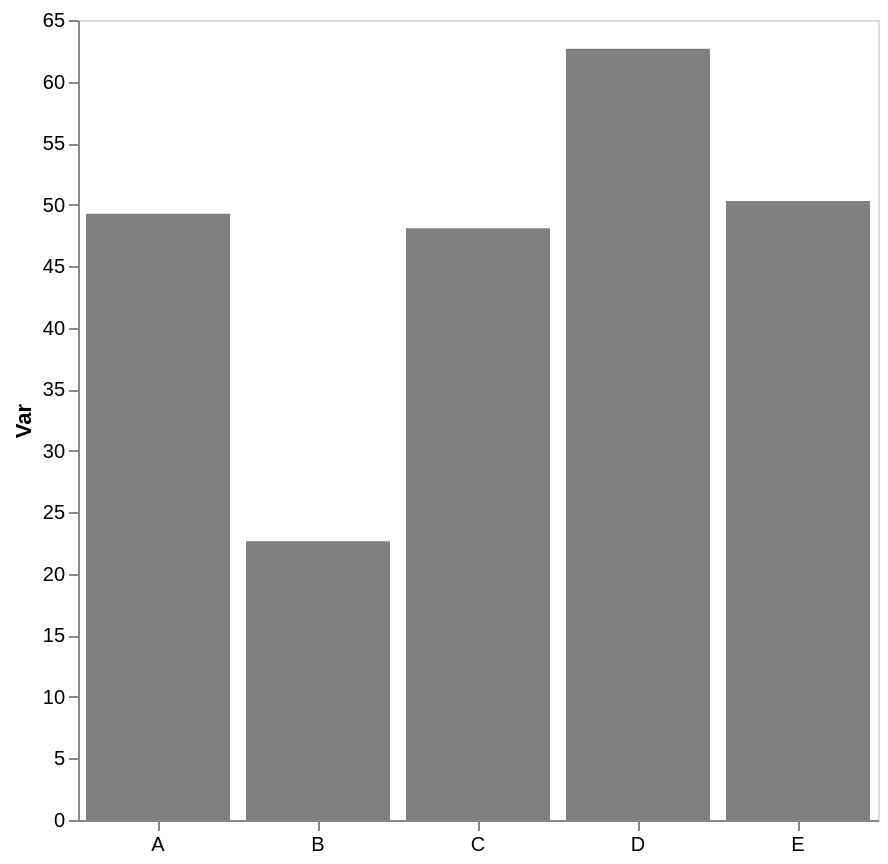

Source (Vega-Lite JSON):
### Vega-Lite specification from a JSON file in a GitHub repository (floating-point values rounded to 4 significant figures)
{"config": {"view": {"continuousWidth": 300, "continuousHeight": 300}, "axis": {"grid": false}, "bar": {"color": "gray"}}, "data": {"name": "data-1bb3a6129a6c38f6db381bd39a3f6d29"}, "mark": {"type": "bar"}, "encoding": {"x": {"axis": {"labelAngle": 0, "title": null}, "field": "cat", "type": "nominal"}, "y": {"aggregate": "mean", "axis": {"title": "Var"}, "field": "var1", "type": "quantitative"}}, "height": 400, "width": 400, "$schema": "https://vega.github.io/schema/vega-lite/v5.17.0.json", "datasets": {"data-1bb3a6129a6c38f6db381bd39a3f6d29": [{"cat": "A", "var1": 42.75, "var2": 53.7}, {"cat": "E", "var1": 47.7, "var2": 50.77}, {"cat": "B", "var1": 23.73, "var2": 58.17}, {"cat": "A", "var1": 56.71, "var2": 49.16}, {"cat": "B", "var1": 21.58, "var2": 42.31}, {"cat": "A", "var1": 51.94, "var2": 45.12}, {"cat": "D", "var1": 62.66, "var2": 44.86}, {"cat": "E", "var1": 48.3, "var2": 41.4}, {"cat": "E", "var1": 54.85, "var2": 54.9}, {"cat": "A", "var1": 45.63, "var2": 36.82}, {"cat": "C", "var1": 40.86, "var2": 47.31}, {"cat": "C", "var1": 55.29, "var2": 37.35}]}}
